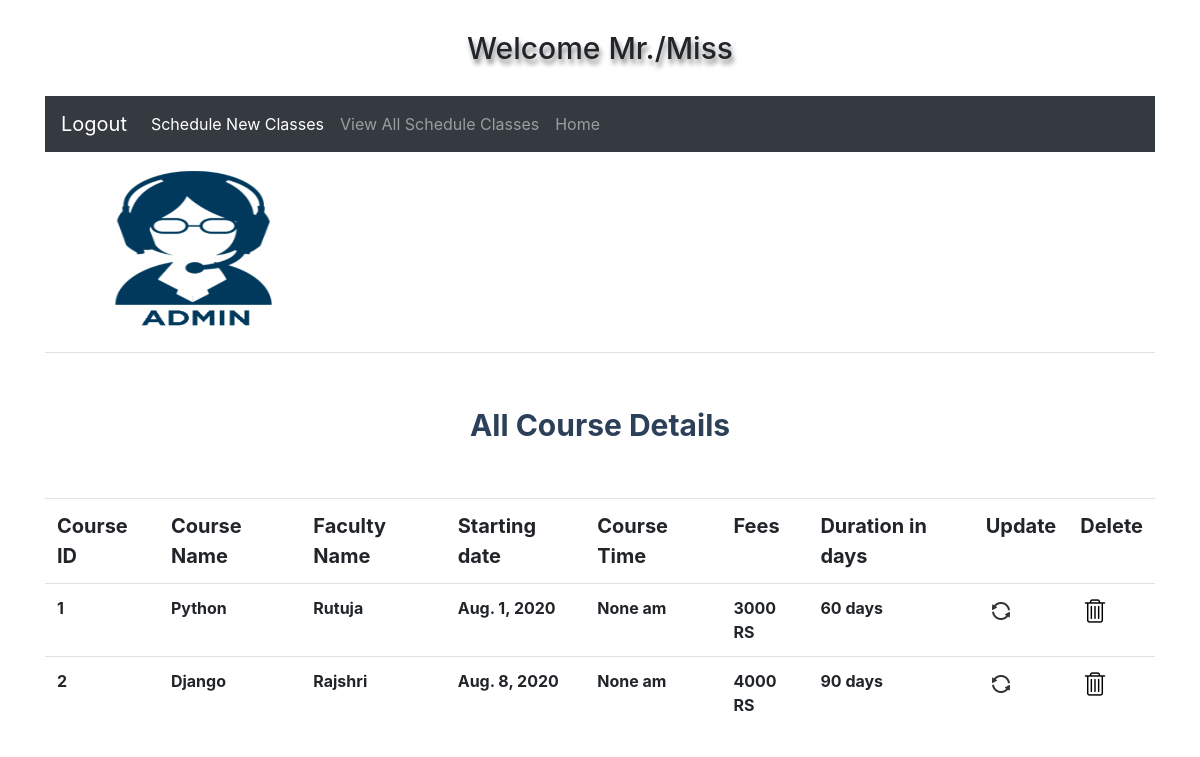
Page /view_classes/ on the earlier database version.
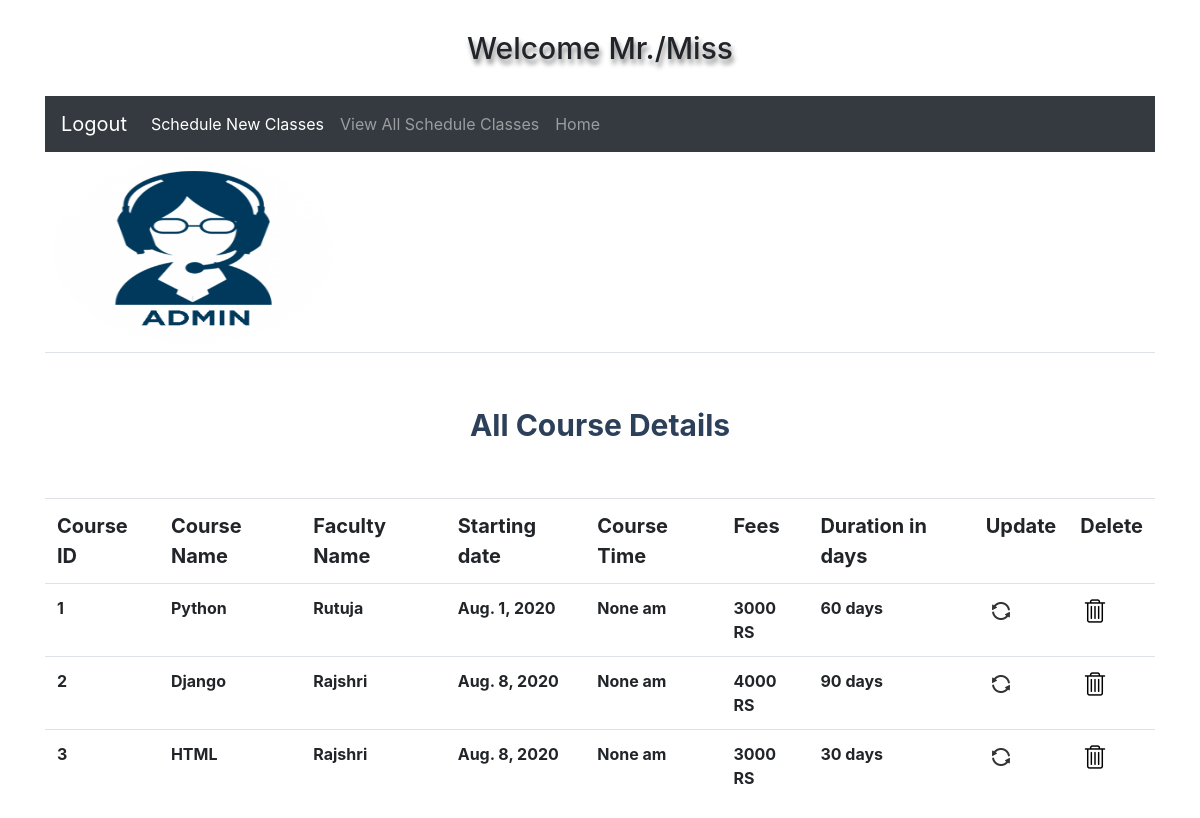
Same page on the later database version.
### app1/models.py (models this page shows)
class courseModel(models.Model):
    cid = models.AutoField(primary_key=True)
    course_name=models.CharField(max_length=10,unique=True)
    faculty_name=models.CharField(max_length=20)
    starting_date = models.DateField()
    course_time = models.TimeField(default=False)
    fee = models.IntegerField()
    Duration = models.IntegerField()

### app1/views.py (the view)
# urls.py: path('view_classes/',views.view_classes,name='view_classes'),
def view_classes(req):
    res = courseModel.objects.all()
    return render(req,'view_classes.html',{'data':res})

### template/view_classes.html
{% include 'admin_welcome.html' %}
{% load static %}
{% block course %}
<table class="table">
<tr>
    <th style="font-size: 30px; padding: 50px; text-align: center;color: #2d4059 " colspan="9" class="thead-dark">All Course Details</th>
</tr>
<tr style="font-size: 20px;">
    <th>Course ID</th>
    <th>Course Name</th>
    <th>Faculty Name</th>
    <th>Starting date</th>
    <th>Course Time</th>
    <th>Fees</th>
    <th>Duration in days</th>
    <th>Update</th>
    <th>Delete</th>
</tr>
{% for x in data %}
<tr>
    <th>{{ x.cid }}</th>
    <th>{{ x.course_name }}</th>
    <th>{{ x.faculty_name }}</th>
    <th>{{ x.starting_date }}</th>
    <th>{{ x.course_time }} am</th>
    <th>{{ x.fee }} RS</th>
    <th>{{ x.Duration }} days</th>
    <th><a href="{% url 'update' x.cid %}"><img src="{% static 'images/update.jpg' %}" height="30px" width="30px"></a></th>
    <th><a href="{% url 'delete' %}?no={{ x.cid }}"><img src="{% static 'images/delete.jpg' %}" width="30px" height="30px"></a> </th>
</tr>
{% endfor %}
</table>
{% endblock %}

Differences in the rows shown:
added courseModel: cid "3", course_name "HTML", faculty_name "Rajshri", starting_date "Aug. 8, 2020", course_time "None", fee "3000", Duration "30"
